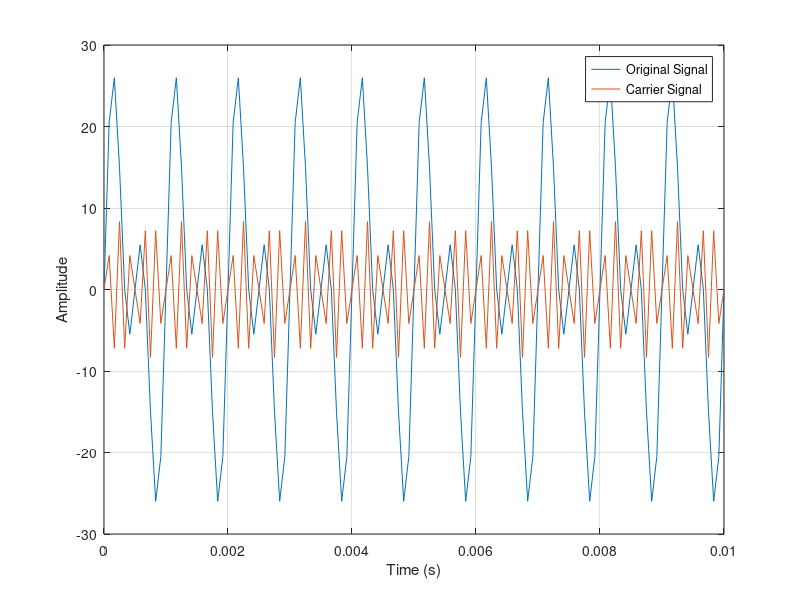
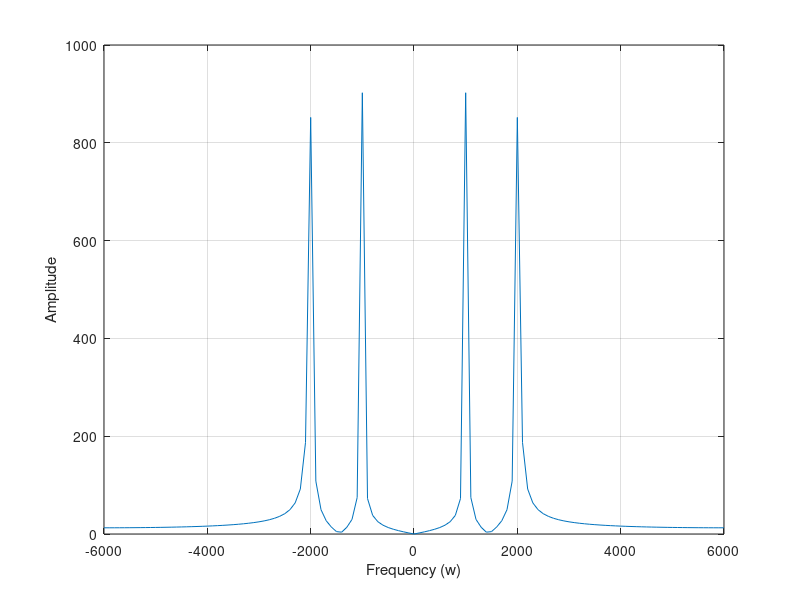
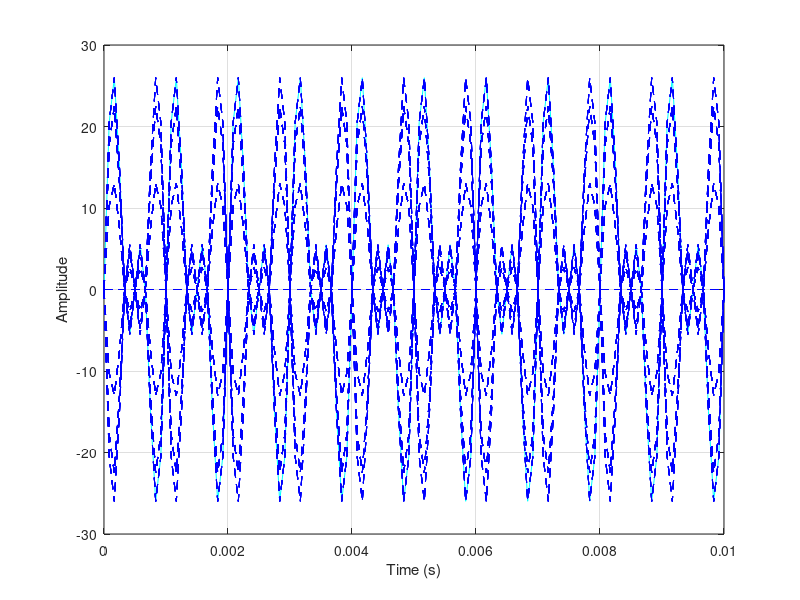
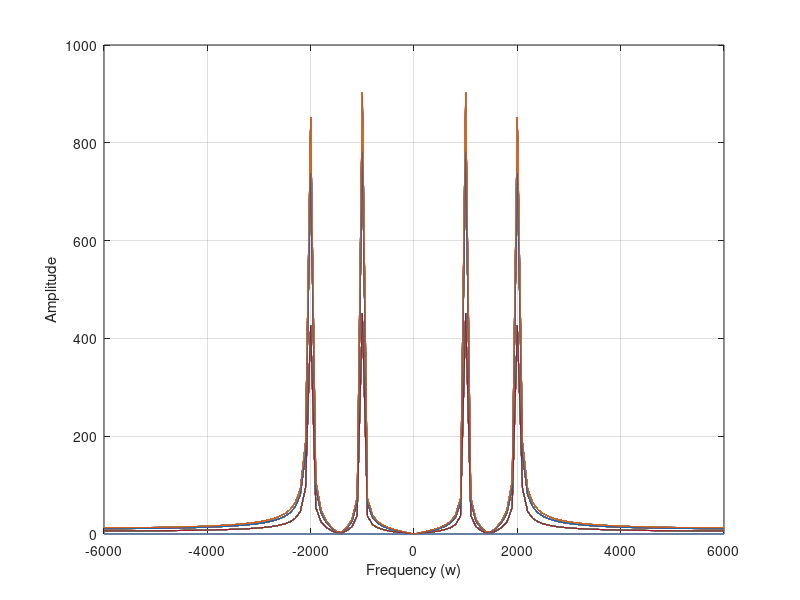

Reproduce these figures in MATLAB, in order.
clc 
clear all
m = 0.6;
fs = 12000; 
fc = 5000;  
t = (0:1/fs:0.01)';

s = 15*sin(2*pi*1000*t)+15*sin(2*pi*2000*t);
c = (5/m)*sin(2*pi*fc*t);

figure(1);
plot(t,s,t,c);
xlabel('Time (s)')
ylabel('Amplitude')
legend('Original Signal','Carrier Signal');
grid on;

w = -(length(s)-1)/2:(length(s) - 1)/2;
%w = -60:60 * 1000;
s_f = fftshift(fft(s));
 
 figure(2);
 plot(w*100, abs(s_f));
 xlabel('Frequency (w)')
 ylabel('Amplitude')
 grid on;


%%
y = ammod(s,fc,fs);


figure(3);
plot(t,s,'c',t,y,'b--')
xlabel('Time (s)')
ylabel('Amplitude')
grid on

y_f = fftshift(fft(y));
 
figure(4);
plot(w*100, abs(y_f));
xlabel('Frequency (w)')
ylabel('Amplitude')
grid on;
 
%Demodulation
z = amdemod(y,fc,fs);

figure(5);
plot(t,s,'c',t,z,'b--')
xlabel('Time (s)')
ylabel('Amplitude')
legend('Original Signal','DeModulated Signal')
grid on

z_f = fftshift(fft(z));
 
figure(6);
plot(w*100, abs(z_f));
xlabel('Frequency (w)')
ylabel('Amplitude')
grid on;
